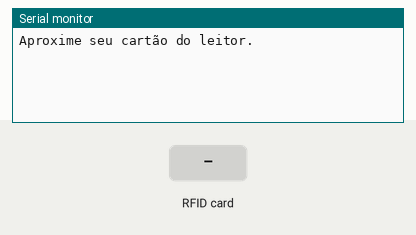
The sketch below on a simulated ESP32. On the bench: the last lines printed to the serial monitor. Inputs (shaded band) come from the test bench.

Above: at 1.2 s.
1.3 s: RFID card 44 06 68 17 held to the reader
At 2.2 s:
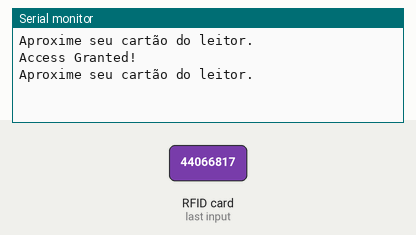
2.8 s: RFID card 5E 7A 19 C4 held to the reader
At 3.8 s:
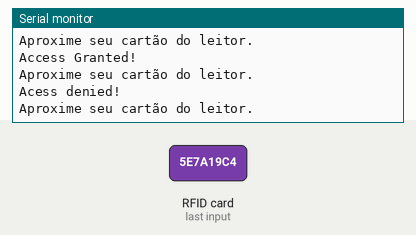

The sketch:

espRFID.ino
```cpp
#include <SPI.h>
#include <MFRC522.h>

//definindo ID que vai liberar a entrada (cartão)
#define ID "44 06 68 17"

#define SS_PIN 21
#define RST_PIN 22

//configurando pinos de controle do modulo de leitura de cartoes RFID
MFRC522 mfrc522(SS_PIN, RST_PIN);

void setup()
{
  // inicia a comunicacao SPI que sera usada para comunicacao com o mudulo RFID
  SPI.begin();
  //inicia o modulo RFID
  mfrc522.PCD_Init();

  //iniciando comunicação serial
  Serial.begin(115200);

  Serial.println("Aproxime seu cartão do leitor.");

  //Serial.println("RFID + ESP32");
  //Serial.println("Aguardando tag RFID para verificar o id da mesma.");
}

void loop() {

  if ( ! mfrc522.PICC_IsNewCardPresent()) {
     return;                 // se nao tiver um cartao para ser lido recomeça o void loop
  }
  if ( ! mfrc522.PICC_ReadCardSerial()) {
    return;                  //se nao conseguir ler o cartao recomeça o void loop tambem
  }

  String conteudo = "";      // cria uma string para armazenar o ID do cartão

  //Serial.print("id da tag :"); //imprime no serial o id do cartao

  for (byte i = 0; i < mfrc522.uid.size; i++){       // faz uma verificacao dos bits da memoria do cartao
     //ambos comandos abaixo vão concatenar as informacoes do cartao...
     //porem os 2 primeiros irao mostrar na serial e os 2 ultimos guardarao os valores na string de conteudo para fazer as verificacoes
     //Serial.print(mfrc522.uid.uidByte[i] < 0x10 ? " 0" : " ");
     //Serial.print(mfrc522.uid.uidByte[i], HEX);
     conteudo.concat(String(mfrc522.uid.uidByte[i] < 0x10 ? " 0" : " "));
     conteudo.concat(String(mfrc522.uid.uidByte[i], HEX));
  }
  //Serial.println();
  conteudo.toUpperCase();                      // deixa as letras da string todas maiusculas

  if (conteudo.substring(1) == ID){ // verifica se o ID do cartao lido tem o mesmo ID do cartao que queremos liberar o acesso
      Serial.println("Access Granted!");
  }else{
      Serial.println("Acess denied!");
  }
  Serial.println();
  Serial.println("Aproxime seu cartão do leitor.");
}
```

Measured:
- after the input at 1.3 s, the serial monitor: prints a new line at once (image 1)
- after the input at 2.8 s, the serial monitor: prints a new line at once (image 2)
